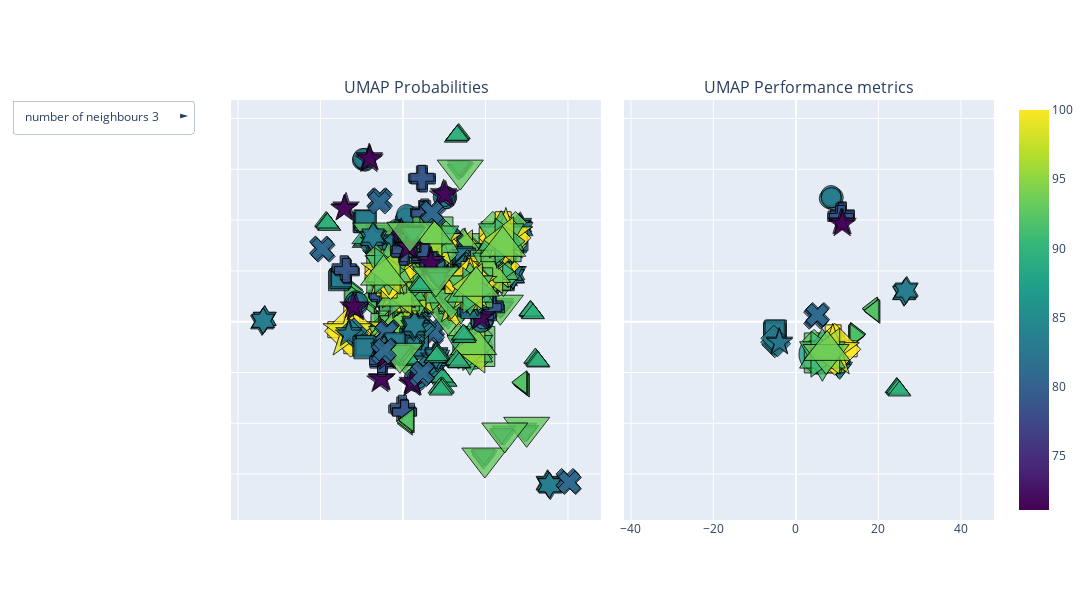

The code cell stored with this chart in its notebook:
### Markdown cell above
### UMAP chart

### Code cell
fig = go.Figure()

symbols = ['circle', 'square', 'x', 'cross', 'diamond', 'star', 'hexagram', 'triangle-right', 'triangle-left', 'triangle-down', 'triangle-up']
# convert symbols to dictionary with keys from 1 to 11
symbols_dict = dict(zip(range(1, 12), symbols))

fig = make_subplots(rows=1, cols=2, subplot_titles=('UMAP Probabilities', 'UMAP Performance metrics'), shared_yaxes='all', shared_xaxes='all',
                    vertical_spacing=0.03, horizontal_spacing=0.03, specs=[[{'type': 'xy'}, {'type': 'xy'}]])

# Plot UMAP, add hovertext and symbols, define colorscale by performance, add title
for i in range(3, 16):
    fig.add_trace(go.Scatter(x=df_model_all[f'UMAP_1_prob_{i}'], y=df_model_all[f'UMAP_2_prob_{i}'], mode='markers', hovertext=df_model_all['text'], 
                marker=dict(size=df_model_all['size']*20, symbol = df_model_all['algorithm_id'].map(symbols_dict), 
                color=df_model_all['overall_performance'], coloraxis='coloraxis')), row=1, col=1)


fig.add_trace(go.Scatter(x=df_model_all['UMAP_1_metrics'], y=df_model_all['UMAP_2_metrics'], mode='markers', hovertext=df_model_all['text'], 
            marker=dict(size=df_model_all['size']*20, symbol = df_model_all['algorithm_id'].map(symbols_dict), 
            color=df_model_all['overall_performance'], coloraxis='coloraxis')), row=1, col=2)


def create_layout_button(n):
    list = [False] * 14
    list[n] = True
    list[-1] = True
    return dict(label = f'number of neighbours {n+3}',
                method = 'update',
                args = [{'visible': list}])

fig.update_layout(
        updatemenus=[go.layout.Updatemenu(
            active = 0,
            buttons = [create_layout_button(i) for i in range(14)],
            direction = 'right',
            showactive = True)])

# remove axes labels
fig.update_layout(xaxis_showticklabels=False, yaxis_showticklabels=False)
fig.update_traces(marker=dict(opacity=0.8, line=dict(width=1, color='Black')), selector=dict(mode='markers'))
# define symbols for markers based on symbols defined
fig.update_layout(hoverlabel=dict(bgcolor="white", font_size=14, font_family="Rockwell"), hovermode='closest')
# define plot as square
fig.update_layout(width=1200, height=600)
# add tooltip
fig.update_layout(hovermode='closest')
fig.update_layout(coloraxis=dict(colorscale='Viridis'), showlegend=False)

fig.show()
